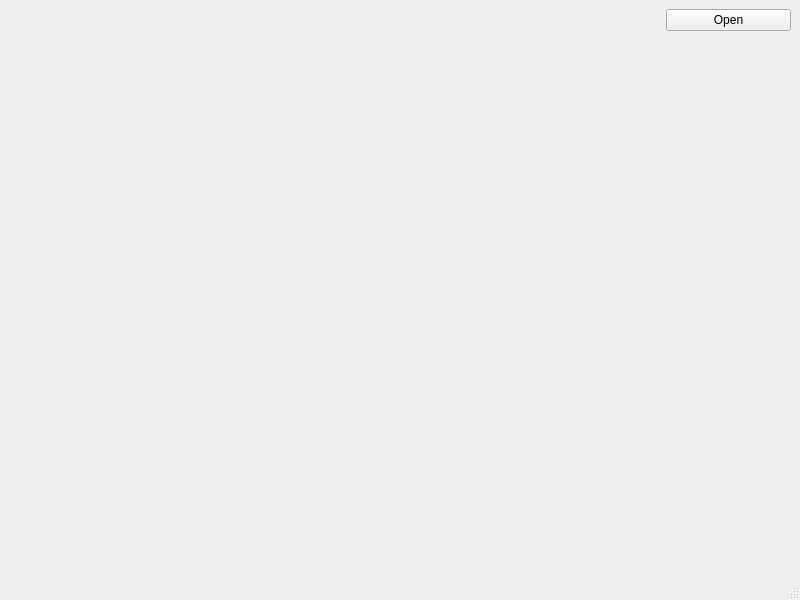
<?xml version="1.0" encoding="UTF-8"?>
<ui version="4.0">
 <class>MainWindow</class>
 <widget class="QMainWindow" name="MainWindow">
  <property name="geometry">
   <rect>
    <x>0</x>
    <y>0</y>
    <width>800</width>
    <height>600</height>
   </rect>
  </property>
  <property name="windowTitle">
   <string>MainWindow</string>
  </property>
  <widget class="QWidget" name="centralwidget">
   <layout class="QGridLayout" name="gridLayout">
    <item row="0" column="1">
     <widget class="QLabel" name="label_3">
      <property name="text">
       <string/>
      </property>
     </widget>
    </item>
    <item row="0" column="2">
     <widget class="QLabel" name="label_4">
      <property name="text">
       <string/>
      </property>
     </widget>
    </item>
    <item row="1" column="5">
     <widget class="QLabel" name="label">
      <property name="text">
       <string/>
      </property>
     </widget>
    </item>
    <item row="0" column="0">
     <widget class="QLabel" name="label_2">
      <property name="text">
       <string/>
      </property>
     </widget>
    </item>
    <item row="0" column="3">
     <widget class="QLabel" name="label_5">
      <property name="text">
       <string/>
      </property>
     </widget>
    </item>
    <item row="0" column="5">
     <widget class="QPushButton" name="openButton">
      <property name="text">
       <string>Open</string>
      </property>
     </widget>
    </item>
    <item row="0" column="4">
     <widget class="QLabel" name="label_6">
      <property name="text">
       <string/>
      </property>
     </widget>
    </item>
   </layout>
  </widget>
  <widget class="QMenuBar" name="menubar">
   <property name="geometry">
    <rect>
     <x>0</x>
     <y>0</y>
     <width>800</width>
     <height>21</height>
    </rect>
   </property>
  </widget>
  <widget class="QStatusBar" name="statusbar"/>
 </widget>
 <resources/>
 <connections/>
</ui>
